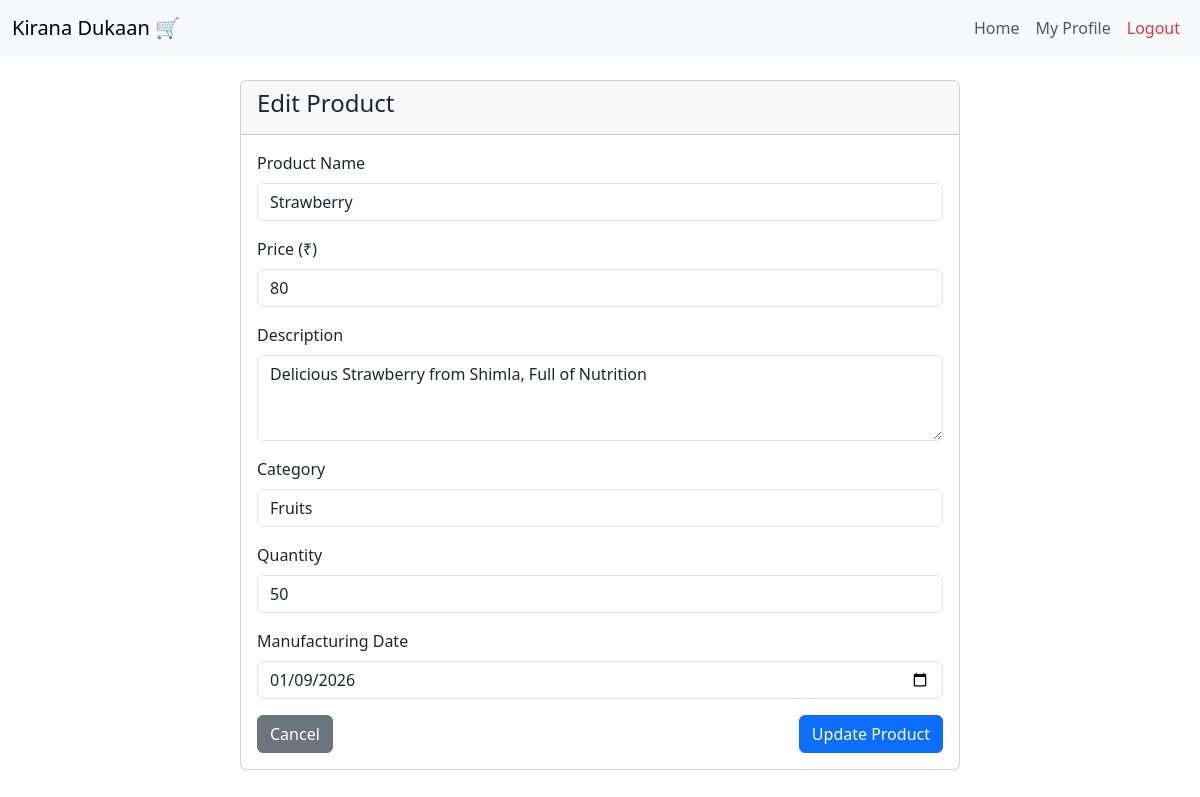
The page /admin/products/edit/1 (signed in) on the database its author committed.
### models.py (models this page shows)
class Product(db.Model):
    id = db.Column(db.Integer, primary_key=True)
    name = db.Column(db.String(64), nullable=False)
    price = db.Column(db.Integer, nullable=False)
    description = db.Column(db.String(256), nullable=False)
    category_id = db.Column(db.Integer, db.ForeignKey('category.id'), nullable=False)
    quantity = db.Column(db.Integer, nullable=False)
    man_date = db.Column(db.Date, nullable=False)
    cart_items = db.relationship('Cart', backref='product', lazy=True)
    orders = db.relationship('Order', backref='product', lazy=True)

class Category(db.Model):
    id = db.Column(db.Integer, primary_key=True)
    name = db.Column(db.String(32), unique=True)
    products = db.relationship('Product', backref='category', lazy=True)

### routes.py (the view, shortened to what this page needs)
@main.route('/admin/products/edit/<int:product_id>', methods=['GET', 'POST'])
@admin_required
def admin_edit_product(product_id):
    product = Product.query.get_or_404(product_id)
    categories = Category.query.all()
    return render_template('product/admin_edit_product.html', product=product, categories=categories)

### routes.py (called while the page is built)
def admin_required(f):
    @wraps(f)
    def decorated_function(*args, **kwargs):
        if 'user_id' not in session:
            flash('Please log in to access this page.', 'warning')
            return redirect(url_for('main.login'))
        user = User.query.get(session['user_id'])
        if not user.is_admin:
            flash('Access denied. Admin privileges required.', 'danger')
            return redirect(url_for('main.index'))
        return f(*args, **kwargs)
    return decorated_function

### templates/product/admin_edit_product.html (shortened to what this page needs)
{% extends 'layout.html' %}
{% block content %}
<div class="container mt-4">
    <div class="row justify-content-center">
        <div class="col-md-8">
            <div class="card">
                <div class="card-header">
                    <h4>Edit Product</h4>
                </div>
                <div class="card-body">
                    <form method="post">
                        <div class="mb-3">
                            <label for="name" class="form-label">Product Name</label>
                            <input type="text" class="form-control" id="name" name="name" value="{{ product.name }}" required>
                        </div>
                        <div class="mb-3">
                            <label for="price" class="form-label">Price (₹)</label>
                            <input type="number" step="0.01" class="form-control" id="price" name="price" value="{{ product.price }}" required>
                        </div>
                        <div class="mb-3">
                            <label for="description" class="form-label">Description</label>
                            <textarea class="form-control" id="description" name="description" rows="3" required>{{ product.description }}</textarea>
                        </div>
                        <div class="mb-3">
                            <label for="category_id" class="form-label">Category</label>
                            <select class="form-control" id="category_id" name="category_id" required>
                                {% for category in categories %}
                                <option value="{{ category.id }}" {% if category.id == product.category_id %}selected{% endif %}>{{ category.name }}</option>
                                {% endfor %}
                            </select>
                        </div>
                        <div class="mb-3">
                            <label for="quantity" class="form-label">Quantity</label>
                            <input type="number" class="form-control" id="quantity" name="quantity" value="{{ product.quantity }}" required>
                        </div>
                        <div class="mb-3">
                            <label for="man_date" class="form-label">Manufacturing Date</label>
                            <input type="date" class="form-control" id="man_date" name="man_date" value="{{ product.man_date.strftime('%Y-%m-%d') if product.man_date else '' }}" required>
                        </div>
                        <div class="d-flex justify-content-between">
                            <a href="{{ url_for('main.admin_products') }}" class="btn btn-secondary">Cancel</a>
                            <button type="submit" class="btn btn-primary">Update Product</button>
                        </div>
                    </form>
                </div>
            </div>
        </div>
    </div>
</div>
{% endblock %}

### rows shown on the page
Product: name "Strawberry", price "80", description "Delicious Strawberry from Shimla, Full of Nutrition", category_id "Fruits", quantity "50", man_date "01/09/2026"
